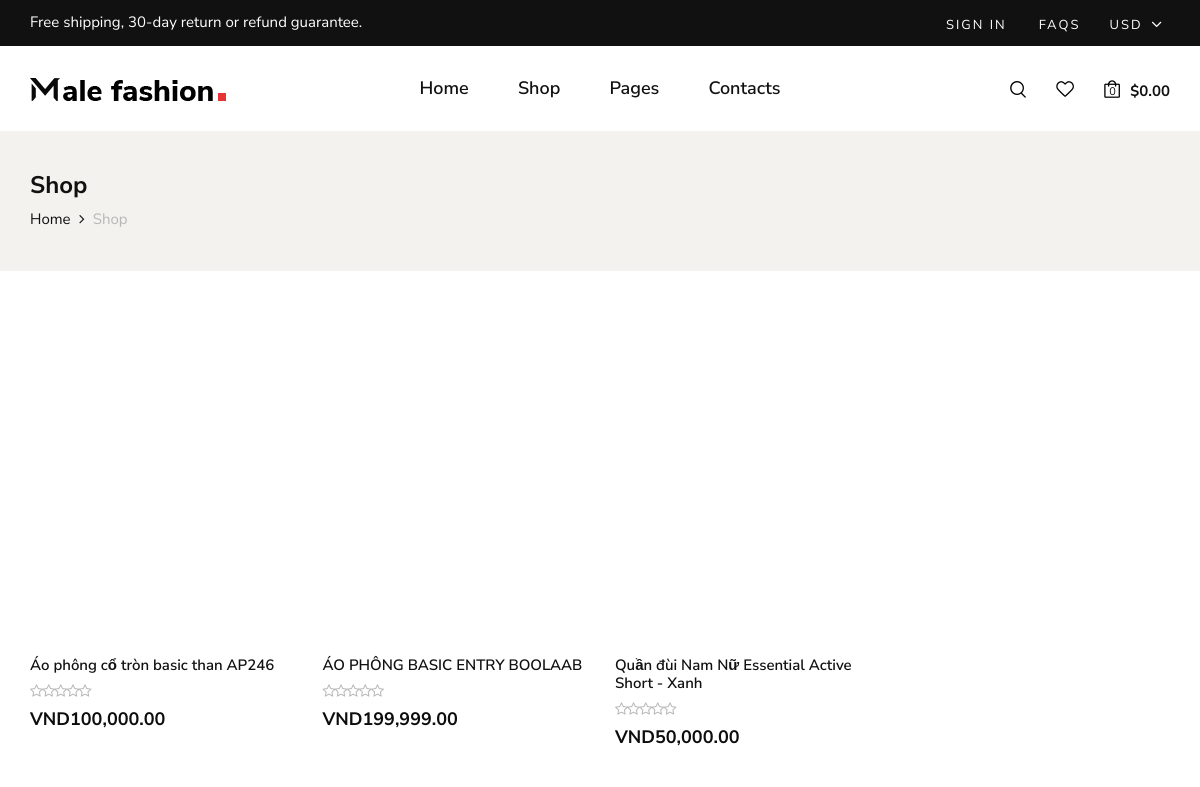
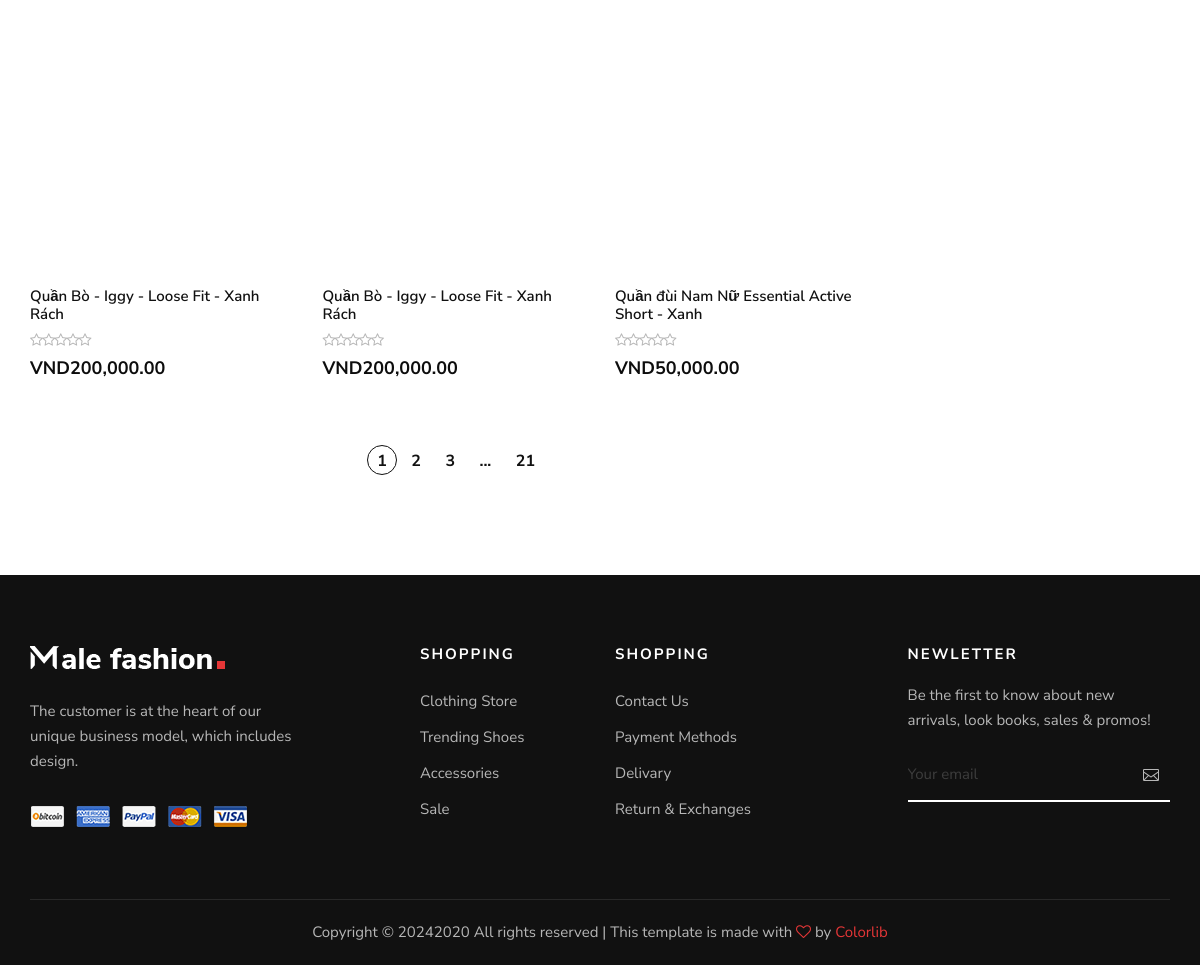
/shopquanao/shop.php, run on the app's committed database (2 pictures, top to bottom).
### tables this page shows
CREATE TABLE `products` (
  `id` bigint(20) NOT NULL,
  `created_date_time` datetime(6) DEFAULT NULL,
  `created_by` varchar(255) DEFAULT NULL,
  `status` int(11) DEFAULT NULL,
  `modified_date_time` datetime(6) DEFAULT NULL,
  `updated_by` varchar(255) DEFAULT NULL,
  `amount` int(11) DEFAULT NULL,
  `description` varchar(255) DEFAULT NULL,
  `price` decimal(38,2) DEFAULT NULL,
  `product_name` varchar(255) DEFAULT NULL,
  `sale_price` decimal(38,2) DEFAULT NULL,
  `thumbnail` text DEFAULT NULL,
  `category_id` bigint(20) DEFAULT NULL
);

### shopquanao/shop.php (the view, shortened to what this page needs)
<?php
include 'connect.php';
$query = 'SELECT id, product_name, price, sale_price, thumbnail FROM products WHERE status = 1';
$stmt = $conn->query($query);
$products = $stmt->fetchAll(PDO::FETCH_ASSOC);
?>
<!DOCTYPE html>
<html lang="zxx">
<head>
    <link rel="stylesheet" href="css/bootstrap.min.css" type="text/css">
    <link rel="stylesheet" href="css/font-awesome.min.css" type="text/css">
    <link rel="stylesheet" href="css/elegant-icons.css" type="text/css">
    <link rel="stylesheet" href="css/magnific-popup.css" type="text/css">
    <link rel="stylesheet" href="css/nice-select.css" type="text/css">
    <link rel="stylesheet" href="css/owl.carousel.min.css" type="text/css">
    <link rel="stylesheet" href="css/slicknav.min.css" type="text/css">
    <link rel="stylesheet" href="css/style.css" type="text/css">
</head>
<body>
    <header class="header">
        <div class="header__top">
            <div class="container">
                <div class="row">
                    <div class="col-lg-6 col-md-7">
                        <div class="header__top__left">
                            <p>Free shipping, 30-day return or refund guarantee.</p>
                        </div>
                    </div>
                    <div class="col-lg-6 col-md-5">
                        <div class="header__top__right">
                            <div class="header__top__links">
                                <?php if (isset($_SESSION['user_id']) && !empty($_SESSION['user_id'])): ?>
                                    <p>Hello, <?= htmlspecialchars($_SESSION['user_id']) ?>!</p>
                                <?php else: ?>
                                    <a href="login.php">Sign in</a>
                                <?php endif; ?>
                                <a href="#">FAQs</a>
                            </div>
                            <div class="header__top__hover">
                                <span>Usd <i class="arrow_carrot-down"></i></span>
                            </div>
                        </div>
                    </div>
                </div>
            </div>
        </div>
        <div class="container">
            <div class="row">
                <div class="col-lg-3 col-md-3">
                    <div class="header__logo">
                        <a href="./index.html"><img src="img/logo.png" alt=""></a>
                    </div>
                </div>
                <div class="col-lg-6 col-md-6">
                    <nav class="header__menu mobile-menu">
                        <ul>
                            <li><a href="./index.php">Home</a></li>
                            <li><a href="./shop.php">Shop</a></li>
                            <li><a href="#">Pages</a>
                            </li>
                            <li><a href="./contact.php">Contacts</a></li>
                        </ul>
                    </nav>
                </div>
                <div class="col-lg-3 col-md-3">
                    <div class="header__nav__option">
                        <a href="#" class="search-switch"><img src="img/icon/search.png" alt=""></a>
                        <a href="#"><img src="img/icon/heart.png" alt=""></a>
                        <a href="#"><img src="img/icon/cart.png" alt=""> <span>0</span></a>
                        <div class="price">$0.00</div>
                    </div>
                </div>
            </div>
        </div>
    </header>
    <section class="breadcrumb-option">
        <div class="container">
            <div class="row">
                <div class="col-lg-12">
                    <div class="breadcrumb__text">
                        <h4>Shop</h4>
                        <div class="breadcrumb__links">
                            <a href="./index.html">Home</a>
                            <span>Shop</span>
                        </div>
                    </div>
                </div>
            </div>
        </div>
    </section>
    <section class="shop spad">
        <div class="container">
            <div class="row">
                <div class="col-lg-9">
                    <div class="row">
                        <?php foreach ($products as $product): ?>
                            <div class="col-lg-4 col-md-6 col-sm-6">
                                <div class="product__item">
                                    <div class="product__item__pic set-bg" data-setbg="<?php echo htmlspecialchars($product['thumbnail']); ?>">
                                    </div>
                                    <div class="product__item__text">
                                        <h6><?php echo htmlspecialchars($product['product_name']); ?></h6>
                                        <div class="rating">
                                            <i class="fa fa-star-o"></i>
                                            <i class="fa fa-star-o"></i>
                                            <i class="fa fa-star-o"></i>
                                            <i class="fa fa-star-o"></i>
                                            <i class="fa fa-star-o"></i>
                                        </div>
                                        <h5>VND<?php echo htmlspecialchars(number_format($product['price'], 2)); ?></h5>
                                    </div>
                                </div>
                            </div>
                        <?php endforeach; ?>
                    </div>
                    <div class="row">
                        <div class="col-lg-12">
                            <div class="product__pagination">
                                <a class="active" href="#">1</a>
                                <a href="#">2</a>
                                <a href="#">3</a>
                                <span>...</span>
                                <a href="#">21</a>
                            </div>
                        </div>
                    </div>
                </div>
            </div>
        </div>
    </section>
    <footer class="footer">
        <div class="container">
            <div class="row">
                <div class="col-lg-3 col-md-6 col-sm-6">
                    <div class="footer__about">
                        <div class="footer__logo">
                            <a href="#"><img src="img/footer-logo.png" alt=""></a>
                        </div>
                        <p>The customer is at the heart of our unique business model, which includes design.</p>
                        <a href="#"><img src="img/payment.png" alt=""></a>
                    </div>
                </div>
                <div class="col-lg-2 offset-lg-1 col-md-3 col-sm-6">
                    <div class="footer__widget">
                        <h6>Shopping</h6>
                        <ul>
                            <li><a href="#">Clothing Store</a></li>
                            <li><a href="#">Trending Shoes</a></li>
                            <li><a href="#">Accessories</a></li>
                            <li><a href="#">Sale</a></li>
                        </ul>
                    </div>
                </div>
                <div class="col-lg-2 col-md-3 col-sm-6">
                    <div class="footer__widget">
                        <h6>Shopping</h6>
                        <ul>
                            <li><a href="#">Contact Us</a></li>
                            <li><a href="#">Payment Methods</a></li>
                            <li><a href="#">Delivary</a></li>
                            <li><a href="#">Return & Exchanges</a></li>
                        </ul>
                    </div>
                </div>
                <div class="col-lg-3 offset-lg-1 col-md-6 col-sm-6">
                    <div class="footer__widget">
                        <h6>NewLetter</h6>
                        <div class="footer__newslatter">
                            <p>Be the first to know about new arrivals, look books, sales & promos!</p>
                            <form action="#">
                                <input type="text" placeholder="Your email">
                                <button type="submit"><span class="icon_mail_alt"></span></button>
                            </form>
                        </div>
                    </div>
                </div>
            </div>
            <div class="row">
                <div class="col-lg-12 text-center">
                    <div class="footer__copyright__text">
                        <p>Copyright ©
                            2020
                            All rights reserved | This template is made with <i class="fa fa-heart-o"
                                aria-hidden="true"></i> by <a href="https://colorlib.com" target="_blank">Colorlib</a>
                        </p>
                    </div>
                </div>
            </div>
        </div>
    </footer>
</body>
</html>

### data on the page
products: product_name "Áo phông cổ tròn basic than AP246", price "100,000.00"
products: product_name "ÁO PHÔNG BASIC ENTRY BOOLAAB", price "199,999.00"
products: product_name "Quần đùi Nam Nữ Essential Active Short - Xanh", price "50,000.00"
products: product_name "Quần Bò - Iggy - Loose Fit - Xanh Rách", price "200,000.00"
products: product_name "Quần Bò - Iggy - Loose Fit - Xanh Rách", price "200,000.00"
products: product_name "Quần đùi Nam Nữ Essential Active Short - Xanh", price "50,000.00"
